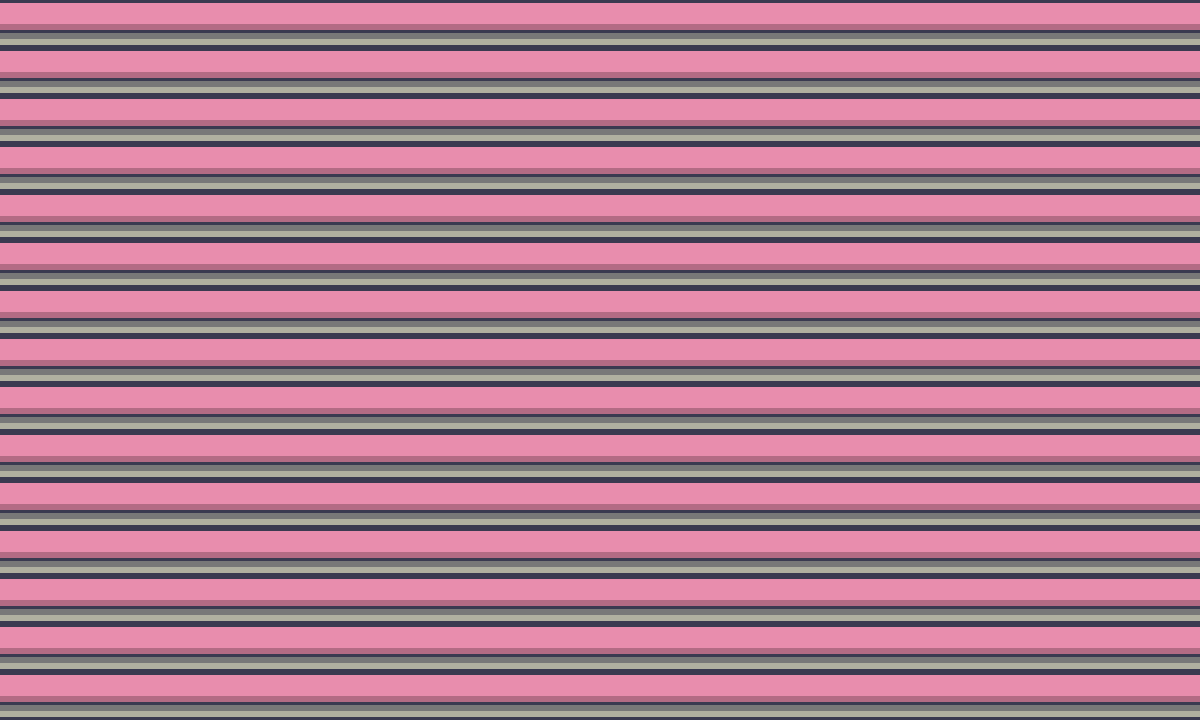

This game map was drawn from its Tiled (.tmx) file and the tilesets committed beside it. A one-line description and the full map source follow:
An orthogonal 25x15 tile map with 48x48 px tiles, 2 tile layers (Background, Table).

<map version="1.10" tiledversion="1.11.2" orientation="orthogonal" renderorder="right-down" width="25" height="15" tilewidth="48" tileheight="48" infinite="0" nextlayerid="4" nextobjectid="1">
 <tileset firstgid="1" source="../tsx/my_interior.tsx" />
 <layer id="1" name="Background" width="25" height="15">
  <data encoding="csv">
23,23,23,23,23,23,23,23,23,23,23,23,23,23,23,23,23,23,23,23,23,23,23,23,23,
23,23,23,23,23,23,23,23,23,23,23,23,23,23,23,23,23,23,23,23,23,23,23,23,23,
23,23,23,23,23,23,23,23,23,23,23,23,23,23,23,23,23,23,23,23,23,23,23,23,23,
23,23,23,23,23,23,23,23,23,23,23,23,23,23,23,23,23,23,23,23,23,23,23,23,23,
23,23,23,23,23,23,23,23,23,23,23,23,23,23,23,23,23,23,23,23,23,23,23,23,23,
23,23,23,23,23,23,23,23,23,23,23,23,23,23,23,23,23,23,23,23,23,23,23,23,23,
23,23,23,23,23,23,23,23,23,23,23,23,23,23,23,23,23,23,23,23,23,23,23,23,23,
23,23,23,23,23,23,23,23,23,23,23,23,23,23,23,23,23,23,23,23,23,23,23,23,23,
23,23,23,23,23,23,23,23,23,23,23,23,23,23,23,23,23,23,23,23,23,23,23,23,23,
23,23,23,23,23,23,23,23,23,23,23,23,23,23,23,23,23,23,23,23,23,23,23,23,23,
23,23,23,23,23,23,23,23,23,23,23,23,23,23,23,23,23,23,23,23,23,23,23,23,23,
23,23,23,23,23,23,23,23,23,23,23,23,23,23,23,23,23,23,23,23,23,23,23,23,23,
23,23,23,23,23,23,23,23,23,23,23,23,23,23,23,23,23,23,23,23,23,23,23,23,23,
23,23,23,23,23,23,23,23,23,23,23,23,23,23,23,23,23,23,23,23,23,23,23,23,23,
23,23,23,23,23,23,23,23,23,23,23,23,23,23,23,23,23,23,23,23,23,23,23,23,23
</data>
 </layer>
 <layer id="3" name="Table" width="25" height="15">
  <data encoding="csv">
50,50,50,50,50,50,50,50,50,50,50,50,50,50,50,50,50,50,50,50,50,50,50,50,50,
50,50,50,50,50,50,50,50,50,50,50,50,50,50,50,50,50,50,50,50,50,50,50,50,50,
50,50,50,50,50,50,50,50,50,50,50,50,50,50,50,50,50,50,50,50,50,50,50,50,50,
50,50,50,50,50,50,50,50,50,50,50,50,50,50,50,50,50,50,50,50,50,50,50,50,50,
50,50,50,50,50,50,50,50,50,50,50,50,50,50,50,50,50,50,50,50,50,50,50,50,50,
50,50,50,50,50,50,50,50,50,50,50,50,50,50,50,50,50,50,50,50,50,50,50,50,50,
50,50,50,50,50,50,50,50,50,50,50,50,50,50,50,50,50,50,50,50,50,50,50,50,50,
50,50,50,50,50,50,50,50,50,50,50,50,50,50,50,50,50,50,50,50,50,50,50,50,50,
50,50,50,50,50,50,50,50,50,50,50,50,50,50,50,50,50,50,50,50,50,50,50,50,50,
50,50,50,50,50,50,50,50,50,50,50,50,50,50,50,50,50,50,50,50,50,50,50,50,50,
50,50,50,50,50,50,50,50,50,50,50,50,50,50,50,50,50,50,50,50,50,50,50,50,50,
50,50,50,50,50,50,50,50,50,50,50,50,50,50,50,50,50,50,50,50,50,50,50,50,50,
50,50,50,50,50,50,50,50,50,50,50,50,50,50,50,50,50,50,50,50,50,50,50,50,50,
50,50,50,50,50,50,50,50,50,50,50,50,50,50,50,50,50,50,50,50,50,50,50,50,50,
50,50,50,50,50,50,50,50,50,50,50,50,50,50,50,50,50,50,50,50,50,50,50,50,50
</data>
 </layer>
</map>
